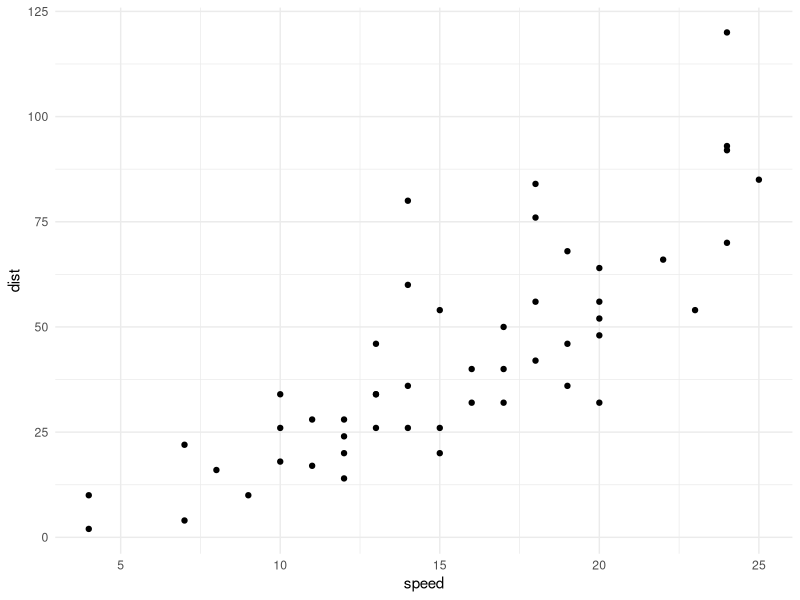
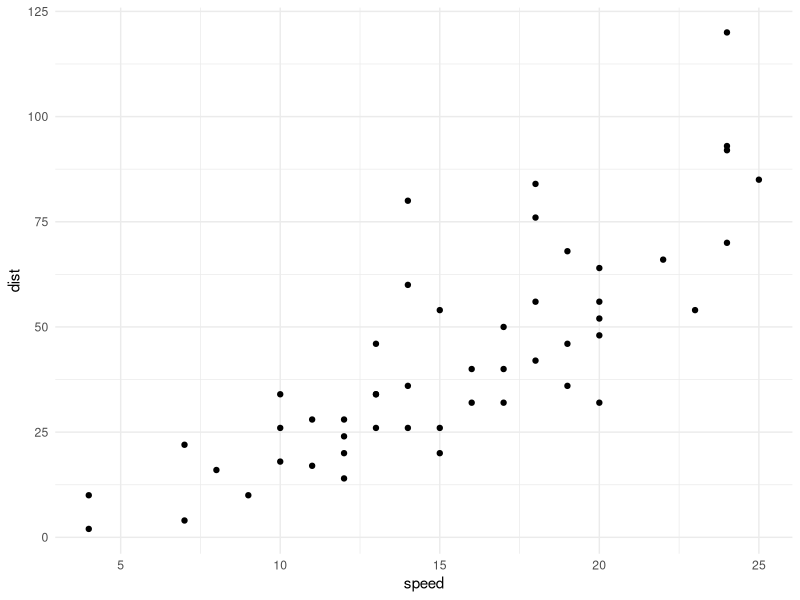
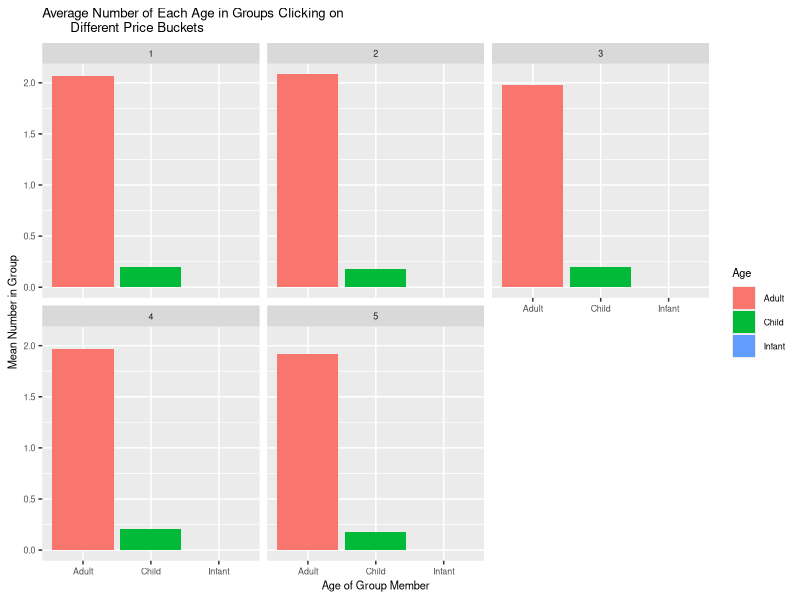
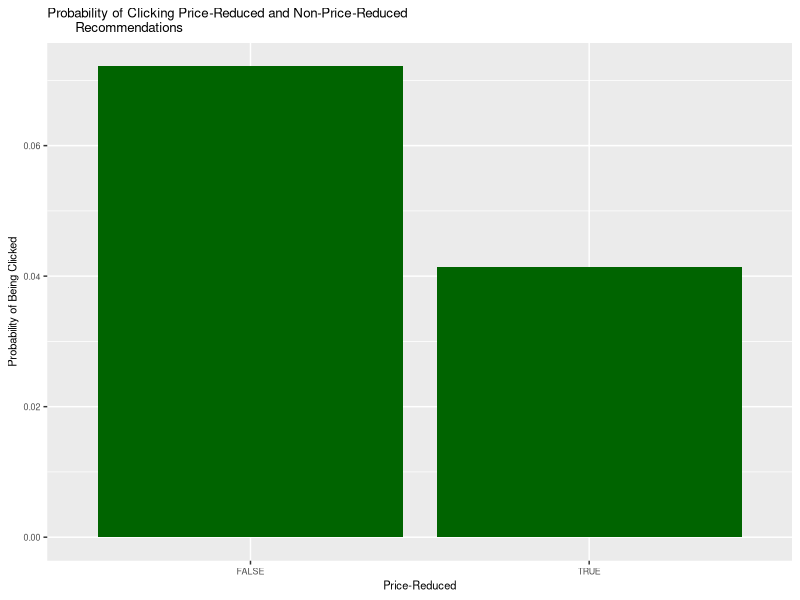

Write R code to recreate these figures, in order.
## ---- chunk 1
library(tidyverse)
library(rpart)
library(partykit)

# set seed
set.seed(314159265)

# load data
expedia_data <- read_csv("ExpediaSearchData.csv")
## ---- chunk 2
# I've set the fig.height to 4 so it fits on the slide
ggplot(cars, aes(x=speed, y=dist)) + 
  geom_point() +
  theme_minimal()
## ---- chunk 3
ggplot(cars, aes(x=speed, y=dist)) + 
  geom_point() +
  theme_minimal()
## ---- chunk 4
# extract first recommendation from each row
first_rec <- expedia_data %>% 
  select(infant_count, child_count, adult_count, price_bucket1, num_clicks1,
         is_drr1) %>% rename(price_bucket = price_bucket1,
                             num_clicks = num_clicks1, is_drr = is_drr1)

# extract second recommendation from each row
second_rec <- expedia_data %>% 
  select(infant_count, child_count, adult_count, price_bucket2, num_clicks2,
         is_drr2) %>% rename(price_bucket = price_bucket2,
                             num_clicks = num_clicks2, is_drr = is_drr2)

# extract third recommendation from each row
third_rec <- expedia_data %>% 
  select(infant_count, child_count, adult_count, price_bucket3, num_clicks3,
         is_drr3) %>% rename(price_bucket = price_bucket3,
                             num_clicks = num_clicks3, is_drr = is_drr3)

# combine first, second, and third recommendations into single dataframe
recommendations <- rbind(first_rec, second_rec, third_rec)
## ---- chunk 5
recommendations <- recommendations %>% mutate(is_click =
  case_when(num_clicks > 0 ~ TRUE, TRUE ~ FALSE))
## ---- chunk 6
recommendations <- recommendations %>% filter(!is.na(num_clicks) & 
  !is.na(is_click) & !is.na(infant_count) & !is.na(child_count) &
  !is.na(adult_count) & !is.na(is_drr) & !is.na(price_bucket))
## ---- chunk 7
# filter for recommendations that were clicked
rec_counts <- recommendations %>% filter(is_click)

# split into testing and training
size <- nrow(rec_counts) # number of rows total
proportion <- 0.75 # proportion of rows to use for training
training_size <- round(proportion * size) # number of rows for training
training_indices <- sample(1:size, size = training_size) # indices for training
rec_counts <- rec_counts %>% rowid_to_column() # add row id

# get training and testing datasets
counts_train <- rec_counts %>% filter(rowid %in% training_indices)
counts_test <- rec_counts %>% filter(!rowid %in% training_indices)

# build fitted tree
counts_tree <- rpart(
  price_bucket ~ infant_count + child_count + adult_count, 
  data = counts_train, method = "class", control = rpart.control(
    cp = 0.01, minsplit = 3
  )) # default trees don't even have terminal for each price_bucket

# test tree
counts_pred <- predict(counts_tree, counts_test, type = "class")

# bundle into dataframe
accuracy_tibble <- tibble(prediction = counts_pred, 
                          actual = counts_test$price_bucket)

# calculate accuracy
accuracy <- accuracy_tibble %>%
  summarize(accuracy = mean(prediction == actual)) %>%
  as.numeric()
## ---- chunk 8
# calculate difference in likelihood of click for reduced and non-reduced
sample_drr_diff <- recommendations %>% group_by(is_drr) %>%
  summarize(probability = mean(is_click), .groups = "drop") %>%
  summarize(difference = diff(probability)) %>%
  as.numeric()

# simulate for hypothesis test
repetitions <- 10000
simulated_values <- rep(NA, repetitions)

for (i in 1:repetitions) {
  sim_data <- recommendations %>% mutate(is_drr = sample(is_drr))
  
  sim_parameter <- sim_data %>% group_by(is_drr) %>%
    summarize(probability = mean(is_click), .groups = "drop") %>%
    summarize(difference = diff(probability)) %>%
    as.numeric()
  
  simulated_values[i] <- sim_parameter
}

# calculate p value with simulated values
drr_simulation <- tibble(difference = simulated_values)
more_extreme_drr_diff <- drr_simulation %>% 
  filter(abs(difference) >= abs(sample_drr_diff)) %>% nrow()

drr_p_value <- more_extreme_drr_diff / repetitions
## ---- chunk 9
# take bootstrap samples
repetitions <- 10000
bootstrap_samples <- rep(NA, repetitions)
for (i in 1:repetitions) {
  sample <- recommendations %>% sample_n(nrow(recommendations), replace = TRUE)
  bootstrap_samples[i] <- sample %>% summarize(mean(is_click)) %>% as.numeric()
}

# create tibble
bootstrap_distribution <- tibble(proportion = bootstrap_samples)

# prepare to take confidence interval
confidence <- 0.95
first_quantile <- (1 - confidence) / 2
last_quantile <- 1 - first_quantile
lower_bound = quantile(bootstrap_distribution$proportion, first_quantile)
upper_bound = quantile(bootstrap_distribution$proportion, last_quantile)
## ---- chunk 10
# format accuracy for use below
accuracy_formatted <- round(accuracy * 10000) / 100
## ---- chunk 11
# manipulate data to prepare for bar plot
adults <- recommendations %>% select(adult_count, price_bucket) %>%
  mutate(Age = "Adult") %>% rename(count = adult_count)

children <- recommendations %>% select(child_count, price_bucket) %>%
  mutate(Age = "Child") %>% rename(count = child_count)

infants <- recommendations %>% select(infant_count, price_bucket) %>%
  mutate(Age = "Infant") %>% rename(count = infant_count)

plot_data <- rbind(adults, children, infants) %>% 
  group_by(price_bucket, Age) %>%
  summarize(mean = mean(count))

# show bar plot
plot_data %>% ggplot(aes(x = Age, y = mean, fill = Age)) +
  geom_bar(stat = "identity") + facet_wrap(~price_bucket) + 
  labs(x = "Age of Group Member", 
       y = "Mean Number in Group",
  title = "Average Number of Each Age in Groups Clicking on
       Different Price Buckets") +
  theme(text = element_text(size = 8))
## ---- chunk 12
drr_p_value_formatted <- round(drr_p_value * 10000) / 100
## ---- chunk 13
# show bar plot of how common each is in sample
recommendations %>% mutate(reduced = is_drr == 1) %>% group_by(reduced) %>%
  summarize(probability = mean(is_click)) %>%
  ggplot(aes(x = reduced, y = probability)) + geom_bar(stat = "identity",
                                                      fill = "darkgreen") +
  labs(x = "Price-Reduced", y = "Probability of Being Clicked",
       title = "Probability of Clicking Price-Reduced and Non-Price-Reduced
       Recommendations") + theme(text = element_text(size = 8))
